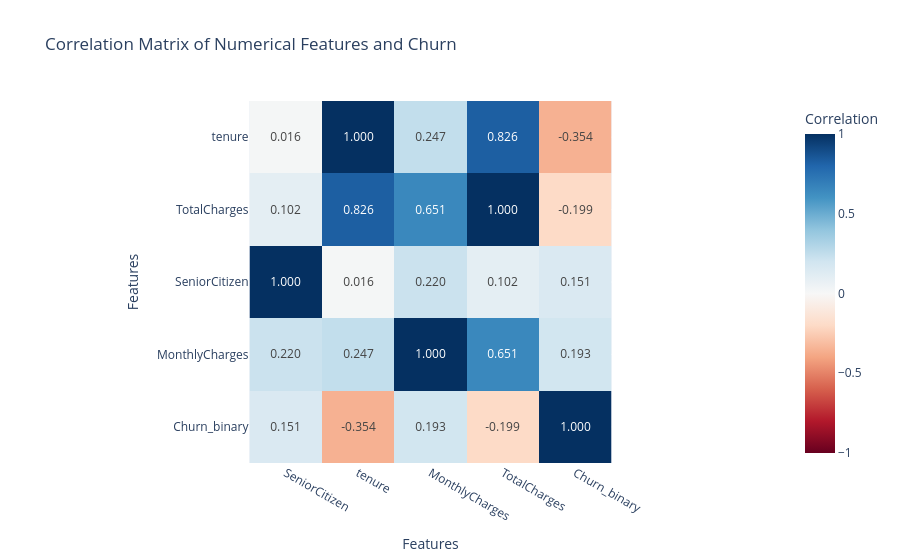

Notebook source saved alongside this figure:
### Code cell
fig=px.imshow(correlation_matrix_sorted, 
             title='Correlation Matrix of Numerical Features and Churn',
             labels=dict(x="Features", y="Features", color="Correlation"),
             color_continuous_scale=px.colors.diverging.RdBu,
             color_continuous_midpoint=0,
             text_auto='.3f')
fig.show()

### Figure 1 — Plotly figure (JSON) as saved in the notebook; plotly's stock layout.template omitted (floating-point values rounded to 4 significant figures)
{"data": [{"coloraxis": "coloraxis", "hovertemplate": "Features: %{x}<br>Features: %{y}<br>Correlation: %{z}<extra></extra>", "name": "0", "texttemplate": "%{z:.3f}", "type": "heatmap", "x": ["SeniorCitizen", "tenure", "MonthlyCharges", "TotalCharges", "Churn_binary"], "xaxis": "x", "y": ["tenure", "TotalCharges", "SeniorCitizen", "MonthlyCharges", "Churn_binary"], "yaxis": "y", "z": [[0.01568, 1, 0.2469, 0.8259, -0.354], [0.1024, 0.8259, 0.6511, 1, -0.1995], [1, 0.01568, 0.2199, 0.1024, 0.1505], [0.2199, 0.2469, 1, 0.6511, 0.1929], [0.1505, -0.354, 0.1929, -0.1995, 1]]}], "layout": {"coloraxis": {"cmid": 0, "colorbar": {"title": {"text": "Correlation"}}, "colorscale": [[0, "rgb(103,0,31)"], [0.1, "rgb(178,24,43)"], [0.2, "rgb(214,96,77)"], [0.3, "rgb(244,165,130)"], [0.4, "rgb(253,219,199)"], [0.5, "rgb(247,247,247)"], [0.6, "rgb(209,229,240)"], [0.7, "rgb(146,197,222)"], [0.8, "rgb(67,147,195)"], [0.9, "rgb(33,102,172)"], [1, "rgb(5,48,97)"]]}, "title": {"text": "Correlation Matrix of Numerical Features and Churn"}, "xaxis": {"anchor": "y", "constrain": "domain", "domain": [0, 1], "scaleanchor": "y", "title": {"text": "Features"}}, "yaxis": {"anchor": "x", "autorange": "reversed", "constrain": "domain", "domain": [0, 1], "title": {"text": "Features"}}}}
